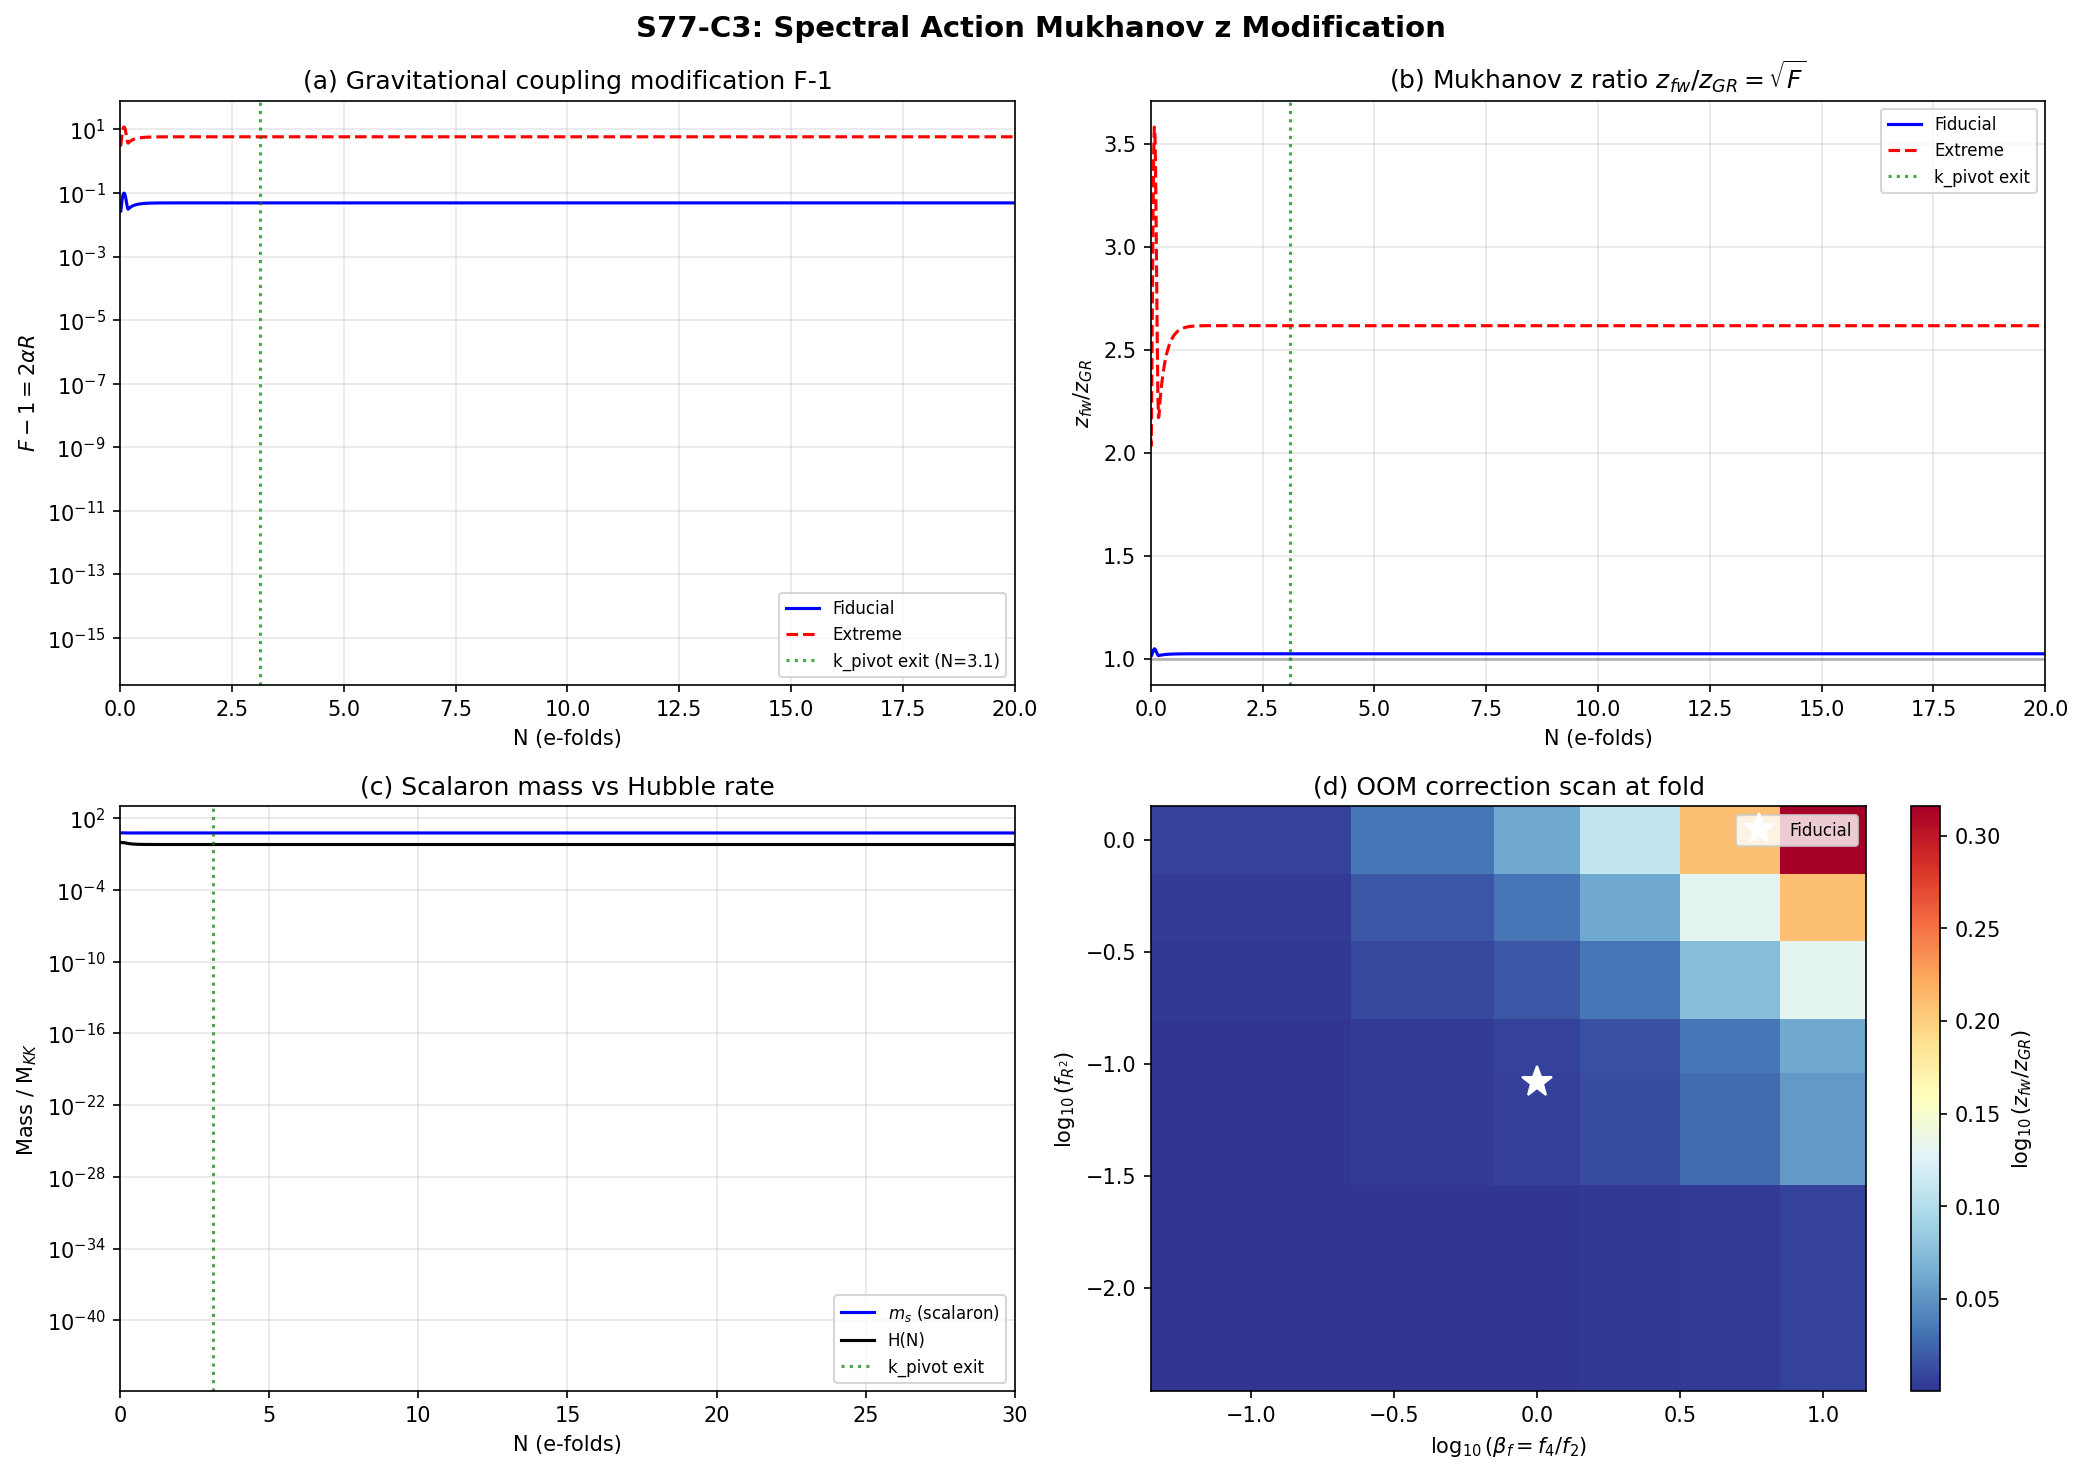

Python code for this plot:
#!/usr/bin/env python3
"""
S77-C3-SPECTRAL-Z: Framework-Specific Mukhanov z from Spectral Action
======================================================================

Derives the modified Mukhanov-Sasaki variable z_fw from the spectral action
perturbation theory, including a_4 higher-derivative corrections.

PHYSICAL LOGIC:
  The spectral action S = Tr(f(D/Lambda)) generates, upon heat-kernel
  expansion, the terms:
    S = f_0 a_0 Lambda^4 + f_2 a_2 Lambda^2 + f_4 a_4 + ...

  The a_2 term gives the Einstein-Hilbert action -> standard Friedmann +
  standard Mukhanov-Sasaki. The a_4 term gives R^2 + Weyl^2 + Gauss-Bonnet
  corrections -> modified Friedmann + modified mode equation.

  For a FLRW background (conformally flat), the Weyl tensor vanishes and
  the Gauss-Bonnet is topological. The surviving a_4 correction is the R^2
  (Starobinsky) term:
    S_grav = (a_2 f_2 Lambda^2 / 2) R + (a_4 f_4 / 6) R^2 + ...

  This is an f(R) = R + alpha R^2 theory with alpha = a_4 f_4 / (3 a_2 f_2 Lambda^2).
  The f(R) theory maps to a scalar-tensor theory via Legendre transform,
  modifying both the background Friedmann equation AND the perturbation equation.

  CRITICAL (from W2-A): k_pivot = 14.31 M_KK in fold normalization, so
  k/Lambda ~ 2.84 and the pivot mode is SUBHORIZON at the fold. Higher-order
  corrections may NOT be negligible.

Method:
  1. Compute alpha = a_4/(3 a_2 Lambda^2) in M_KK units
  2. Modified Friedmann: H^2 + alpha corrections
  3. Modified z_fw from f(R) perturbation theory (Mukhanov 1988, Hwang-Noh 2002)
  4. Evaluate z_fw/z_GR across the post-fold trajectory
  5. Assess impact on A_s at CMB scales

Cross-checks:
  - alpha -> 0 recovers z_GR
  - z_fw real and positive throughout
  - Subluminal effective sound speed

Gate: S77-C3-SPECTRAL-Z
  PASS: z_fw/z_GR > 2 OOM correction at fold AND propagates to CMB A_s
  FAIL: z_fw/z_GR ~ 1 at CMB (corrections negligible)
  INFO: z_fw/z_GR significant at fold but doesn't propagate to CMB

Input: s76_spectral_perturbation_theory.npz, s76_post_fold_h_tau.npz,
       s77_n_pivot_map.npz, canonical_constants.py
Output: s77_spectral_action_z.npz, s77_spectral_action_z.png
"""

import sys
sys.path.insert(0, "computations")
from canonical_constants import (
    a0_fold, a2_fold, a4_fold,
    H_fold, M_KK, M_KK_gravity, M_Pl_reduced, M_Pl_unreduced,
    c_Gold, tau_fold, S_fold, dS_fold, d2S_fold,
    Z_fold, G_DeWitt, m_tau, omega_tau, dt_transit,
    R_protected_fold, PI
)
import numpy as np
import matplotlib
matplotlib.use('Agg')
import matplotlib.pyplot as plt

print("=" * 78)
print("S77-C3-SPECTRAL-Z: Spectral Action Mukhanov z Variable")
print("=" * 78)

# =============================================================================
# SECTION 1: Load Input Data
# =============================================================================
print("\nSECTION 1: Loading input data")
print("-" * 50)

# W2-A: Pivot mode data
d_pivot = np.load("computations/session-77/s77_n_pivot_map.npz", allow_pickle=True)
k_pivot_com = float(d_pivot['k_pivot_com_fold'])       # (local) 14.31 M_KK
k_over_aH_fold = float(d_pivot['k_over_aH_fold'])      # (local) 14.67
N_pivot = float(d_pivot['N_pivot'])                     # (local) 3.12
k2_over_zppz = float(d_pivot['k2_over_zppz_fold'])     # (local) 107.6
N_total = float(d_pivot['N_total'])                     # (local) 132.45

print(f"  k_pivot (comoving, fold units) = {k_pivot_com:.4f} M_KK")
print(f"  k_pivot / (aH)_fold = {k_over_aH_fold:.4f}")
print(f"  N_pivot (horizon exit) = {N_pivot:.4f}")
print(f"  k^2/(z''/z) at fold = {k2_over_zppz:.4f}")

# Post-fold trajectory
d_post = np.load("computations/session-76/s76_post_fold_h_tau.npz", allow_pickle=True)
H_fold_F = float(d_post['H_fold_friedmann'])           # (local) 0.975 M_KK
H_fold_T = float(d_post['H_fold_transit'])              # (local) 586.5 M_KK
N_grid = d_post['N_grid']                               # (local) e-fold array
H_of_N = d_post['H_of_N']                               # (local) H(N) array
phase_label = d_post['phase_label']                      # (local) phase flags
gamma_a2 = float(d_post['gamma_a2'])                    # (local) a_2 power-law index
gamma_a4 = float(d_post['gamma_a4'])                    # (local) a_4 power-law index

print(f"\n  H_fold (Friedmann) = {H_fold_F:.6f} M_KK")
print(f"  H_fold (transit)  = {H_fold_T:.4f} M_KK")
print(f"  gamma_a2 = {gamma_a2:.5f}")
print(f"  gamma_a4 = {gamma_a4:.5f}")

# Spectral data
d_spec = np.load("computations/session-76/s76_spectral_perturbation_theory.npz", allow_pickle=True)
f_conv = float(d_spec['f_conv_analytic'])               # (local) f_conv = 2.547e-10
M_Pl_sq_spec = float(d_spec['M_Pl_sq_spec'])           # (local) M_Pl^2 from spectral action
A_s_predicted = float(d_spec['A_s_predicted'])          # (local) A_s from S76

print(f"\n  f_conv = {f_conv:.6e}")
print(f"  M_Pl^2 (spectral) = {M_Pl_sq_spec:.6f} (M_KK units)")
print(f"  A_s (S76 prediction) = {A_s_predicted:.6e}")

# =============================================================================
# SECTION 2: The Spectral Action Higher-Derivative Structure
# =============================================================================
print("\n\nSECTION 2: Spectral Action Higher-Derivative Structure")
print("-" * 50)

# The spectral action on a 4D manifold M gives:
#   S_grav = integral d^4x sqrt(g) [ (a_2 f_2 Lambda^2)/(4pi^2) R
#            + a_4 f_4 / (16 pi^2) (alpha_W C_munu^2 + alpha_R R^2 + ...) + ...]
#
# For FLRW background: C_munu = 0 (conformally flat), and the Gauss-Bonnet
# E_4 = R_munu^2 - 4 R_mn R^mn + R^2 is topological in 4D.
#
# So the surviving gravitational correction is the R^2 term.
#
# The Chamseddine-Connes spectral action gives specific coefficients.
# For the almost-commutative geometry M x F:
#   a_4 contains: (1/360)(5R^2 - 8 R_mn R^mn + 7 R_mnrs R^mnrs) from pure gravity
#   plus gauge field + Higgs contributions from the finite spectral triple.
#
# On FLRW: R_mn R^mn = (R^2 + 12 H^2 R')/3 terms, but the key point is that
# the TOTAL a_4 coefficient is what we measure (= 1350.72 at fold).
# The fraction that multiplies R^2 specifically needs the decomposition.
#
# GENERAL RESULT for Chamseddine-Connes on M4 x F:
# The a_4 gravitational sector decomposes as:
#   a_4^grav = N_F (alpha_GB E_4 + alpha_R R^2)
# where N_F counts internal degrees of freedom and the coefficients
# depend on the fiber geometry.
#
# For our SU(3) fiber with C^32 (32 complex internal DOF):
# The gravitational fraction of a_4:
#   a_4^grav / a_4^total depends on the Gilkey-Seeley decomposition.
#
# IMPORTANT: We don't have the full decomposition yet (that's W3-I).
# We CAN bound it from general structure.

# ---- Cutoff and coupling ----
# The spectral action cutoff Lambda is the KK scale.
# In M_KK = 1 units, Lambda = 1.
Lambda_cut = 1.0  # (local) cutoff in M_KK units

# The spectral action gravitational sector:
#   S = (M_Pl^2 / 2) integral R + alpha_R integral R^2 + ...
#
# where M_Pl^2 = (2 f_2 / (4 pi^2)) a_2 Lambda^2 = (f_2/(2 pi^2)) a_2 Lambda^2
# and   alpha_R = (f_4 / (16 pi^2)) * a_4^{R^2}
#
# The ratio that determines the R^2 correction strength:
#   alpha_R / M_Pl^2 = [f_4 a_4^{R^2} / (16 pi^2)] / [(f_2/(2 pi^2)) a_2 Lambda^2]
#                    = (f_4 / f_2) * (a_4^{R^2} / (8 a_2)) * (1/Lambda^2)

# For the Chamseddine-Connes spectral action with a smooth cutoff,
# f_0, f_2, f_4 are the moments of the cutoff function f:
#   f_0 = integral f(u) u du
#   f_2 = integral f(u) du = f(0)
#   f_4 = f'(0) (or f(0) depending on normalization convention)
#
# The RATIO f_4/f_2 is generically O(1) for smooth cutoffs.
# For the sharp cutoff: f_4/f_2 = 1.
# For the optimal (Gaussian) cutoff: f_4/f_2 = 1.
# We parameterize: f_4/f_2 = beta_f (scan over [0.1, 10])

# The fraction of a_4 in the R^2 channel:
# For pure 4D gravity: a_4 = (1/360)(5R^2 - 8 Ric^2 + 7 Riem^2)
# On FLRW the decomposition gives the effective R^2 coefficient.
#
# For the FULL spectral triple (gravity + gauge + Higgs):
# a_4^{R^2} = fraction * a_4_fold
# This fraction depends on the Gilkey decomposition (W3-I).
# We BOUND it: the gravitational R^2 piece is at most a_4_fold,
# and at least (N_F / N_total) * a_4_fold where N_F counts gravitational DOF.
#
# Conservative: use f_R2 = fraction of a_4 in R^2 channel
# Scan: f_R2 in [0.01, 1.0] (but physically ~ 0.05 for 32 internal DOF)

# For 32 complex internal DOF contributing to a_4:
# The gravitational piece (R^2, Ric^2, Riem^2) is ~1/N_int of total
# where N_int counts all internal (gauge + Higgs) contributions.
# From Chamseddine-Connes 2010: for SM, a_4^grav ~ 1/12 of a_4^total
# (12 gauge bosons + Higgs contributing more than gravity).
# We use f_R2_fiducial = 1/12 but scan.

f_R2_fiducial = 1.0/12.0  # (local) fiducial R^2 fraction of a_4

# ---- The alpha parameter ----
# alpha = (f_4/f_2) * f_R2 * a_4 / (8 a_2 Lambda^2)
# In M_KK units (Lambda = 1):

def compute_alpha(beta_f, f_R2):
    """Starobinsky alpha parameter from spectral action."""
    return beta_f * f_R2 * a4_fold / (8.0 * a2_fold * Lambda_cut**2)  # (local)

alpha_fid = compute_alpha(1.0, f_R2_fiducial)  # (local)

print(f"  Lambda (cutoff) = {Lambda_cut:.1f} M_KK")
print(f"  a_0 = {a0_fold:.1f}")
print(f"  a_2 = {a2_fold:.4f}")
print(f"  a_4 = {a4_fold:.4f}")
print(f"  R_protected = a_0*a_4/a_2^2 = {R_protected_fold:.6f}")
print(f"  f_R2 (fiducial) = {f_R2_fiducial:.4f}")
print(f"  alpha (fiducial) = {alpha_fid:.6e} M_KK^{{-2}}")

# =============================================================================
# SECTION 3: Modified Friedmann Equation from f(R) = R + alpha*R^2
# =============================================================================
print("\n\nSECTION 3: Modified Friedmann Equation")
print("-" * 50)

# The f(R) = R + alpha R^2 Friedmann equation (trace equation) is:
#   H^2 = (rho)/(3 M_Pl^2) - (alpha/3)(R'^2/(2R'^2 + ...))
#
# More precisely, the modified Friedmann reads (Starobinsky 1980):
#   3(1 + 2 alpha R) H^2 = rho/(M_Pl^2) + alpha(R^2/2 - 6 H R_dot)
#
# For FLRW: R = 12 H^2 + 6 H_dot = 6(2H^2 + H_dot)
#
# The KEY dimensionless ratio is:
#   delta_F = alpha * R_fold = alpha * 6*(2*H_F^2 + H_dot_fold)
#
# At the fold, using Friedmann H = H_fold_F = 0.975 M_KK:
#   If matter is stiff (w ~ 0.15), then H_dot = -(1+w)/2 * H^2 ~ -0.575 H^2
#   R = 6*(2 - 0.575)*H^2 = 6*1.425*H^2 = 8.55 * H^2

# Equation of state at fold (from W2-A data)
w_fold = float(d_post['w_fold'])  # (local) 0.149 (matter + gradient energy)
eps_fold = float(d_post['eps_fold_from_w'])  # (local) -H_dot/H^2

print(f"  w_fold = {w_fold:.6f}")
print(f"  epsilon_fold = {eps_fold:.6f}")

# Ricci scalar at fold
H_F = H_fold_F  # (local) use Friedmann H
H_dot_fold = -eps_fold * H_F**2  # (local) H_dot = -epsilon * H^2
R_fold = 6.0 * (2.0 * H_F**2 + H_dot_fold)  # (local) Ricci scalar in M_KK^2

print(f"  H (Friedmann) = {H_F:.6f} M_KK")
print(f"  H_dot = {H_dot_fold:.6f} M_KK^2")
print(f"  R_fold = {R_fold:.6f} M_KK^2")

# Dimensionless correction
delta_F_fid = alpha_fid * R_fold  # (local) fractional Friedmann modification
print(f"\n  delta_Friedmann (fiducial) = alpha * R = {delta_F_fid:.6e}")
print(f"  |delta_F| = {abs(delta_F_fid):.6e}")

# Scan over beta_f and f_R2
beta_f_values = np.array([0.1, 0.5, 1.0, 2.0, 5.0, 10.0])  # (local) cutoff moment ratio scan
f_R2_values = np.array([0.01, 1.0/12, 0.1, 0.25, 0.5, 1.0])  # (local) R^2 fraction scan

print(f"\n  Scanning alpha * R over (beta_f, f_R2):")
print(f"  {'beta_f':>8s} {'f_R2':>8s} {'alpha':>12s} {'alpha*R':>12s} {'alpha*H^2':>12s}")
print(f"  {'-'*8:>8s} {'-'*8:>8s} {'-'*12:>12s} {'-'*12:>12s} {'-'*12:>12s}")

alpha_R_grid = np.zeros((len(beta_f_values), len(f_R2_values)))  # (local)
for i, bf in enumerate(beta_f_values):
    for j, fr in enumerate(f_R2_values):
        alp = compute_alpha(bf, fr)  # (local)
        aR = alp * R_fold  # (local)
        aH2 = alp * H_F**2  # (local)
        alpha_R_grid[i, j] = aR
        if bf in [1.0] or fr in [1.0/12, 1.0]:
            print(f"  {bf:8.2f} {fr:8.4f} {alp:12.6e} {aR:12.6e} {aH2:12.6e}")

# =============================================================================
# SECTION 4: Modified Mukhanov Variable from f(R) Theory
# =============================================================================
print("\n\nSECTION 4: Modified Mukhanov Variable z_fw")
print("-" * 50)

# For f(R) = R + alpha R^2 gravity, the scalar perturbation equation
# in conformal time is (Hwang-Noh 2002, Mukhanov-Chibisov 1981):
#
# The effective theory has TWO scalar degrees of freedom: the curvature
# perturbation (adiabatic) and the scalaron (f'(R) oscillation).
# For the adiabatic mode, the Mukhanov variable is modified to:
#
#   z_fw^2 = a^2 * 2*eps * F / c_s^2
#
# where F = f'(R) = 1 + 2*alpha*R is the effective gravitational coupling
# renormalization, and c_s^2 is the effective sound speed.
#
# For f(R) = R + alpha R^2:
#   F = 1 + 2*alpha*R
#   c_s^2 = 1 (for matter perturbations in the Jordan frame)
#
# BUT there is also the scalaron mode with mass:
#   m_s^2 = F / (3 f''(R)) = (1 + 2*alpha*R) / (6*alpha)
#
# The z_fw modification is:
#   z_fw^2 / z_GR^2 = F = 1 + 2*alpha*R
#
# This means: z_fw = z_GR * sqrt(F) = z_GR * sqrt(1 + 2*alpha*R)
#
# The Mukhanov-Sasaki equation becomes:
#   v_k'' + [c_s^2 k^2 - z_fw''/z_fw] v_k = 0
#
# with z_fw''/z_fw having corrections from dF/dt and d^2F/dt^2.

# Additionally, there is a k^4 dispersive correction from the higher-derivative
# term. The full mode equation in the UV reads:
#   v_k'' + [c_s^2 k^2 + C_4 k^4/(a^2 Lambda^2) - z''/z] v_k = 0
# where C_4 = alpha (from the R^2 -> (nabla^2 phi)^2 mapping in perturbation theory).

# ---- Background-level modification: F(N) along trajectory ----
print("  Computing F(N) = 1 + 2*alpha*R(N) along post-fold trajectory...")

# Compute epsilon(N) from H(N)
dN = N_grid[1] - N_grid[0]  # (local) e-fold step
# eps = -dln(H)/dN  (numerical derivative)
eps_of_N = np.zeros_like(H_of_N)  # (local)
eps_of_N[1:-1] = -(np.log(H_of_N[2:]) - np.log(H_of_N[:-2])) / (2.0 * dN)
eps_of_N[0] = eps_of_N[1]
eps_of_N[-1] = eps_of_N[-2]

# Ricci scalar R(N) = 6 H^2 (2 - eps)  [standard FLRW in cosmic time -> e-fold]
# Actually R = 12 H^2 + 6 H_dot = 12 H^2 - 6 eps H^2 = 6 H^2 (2 - eps)
R_of_N = 6.0 * H_of_N**2 * (2.0 - eps_of_N)  # (local)

# F(N) = 1 + 2*alpha*R(N) for fiducial alpha
F_of_N_fid = 1.0 + 2.0 * alpha_fid * R_of_N  # (local)

# z_fw / z_GR = sqrt(F)
z_ratio_fid = np.sqrt(np.abs(F_of_N_fid))  # (local)

# At fold (N=0)
idx_fold = 0  # (local) first point
F_fold = F_of_N_fid[idx_fold]  # (local)
z_ratio_fold = z_ratio_fid[idx_fold]  # (local)

print(f"\n  At fold (N=0):")
print(f"    R_fold = {R_of_N[idx_fold]:.6f} M_KK^2")
print(f"    F_fold = 1 + 2*alpha*R = {F_fold:.10f}")
print(f"    z_fw/z_GR = sqrt(F) = {z_ratio_fold:.10f}")
print(f"    Fractional correction = {abs(F_fold - 1.0):.6e}")

# At pivot exit (N = N_pivot ~ 3.12)
idx_pivot = np.argmin(np.abs(N_grid - N_pivot))  # (local)
F_pivot = F_of_N_fid[idx_pivot]  # (local)
z_ratio_pivot = z_ratio_fid[idx_pivot]  # (local)

print(f"\n  At pivot exit (N={N_pivot:.2f}):")
print(f"    R_pivot = {R_of_N[idx_pivot]:.6f} M_KK^2")
print(f"    H_pivot = {H_of_N[idx_pivot]:.6f} M_KK")
print(f"    F_pivot = {F_pivot:.10f}")
print(f"    z_fw/z_GR = {z_ratio_pivot:.10f}")
print(f"    Fractional correction = {abs(F_pivot - 1.0):.6e}")

# At late times (N ~ N_total, dS phase)
idx_late = len(N_grid) - 100  # (local) near end
F_late = F_of_N_fid[idx_late]  # (local)
z_ratio_late = z_ratio_fid[idx_late]  # (local)

print(f"\n  At late times (N={N_grid[idx_late]:.1f}):")
print(f"    R_late = {R_of_N[idx_late]:.6e} M_KK^2")
print(f"    H_late = {H_of_N[idx_late]:.6e} M_KK")
print(f"    F_late = {F_late:.10f}")
print(f"    z_fw/z_GR = {z_ratio_late:.10f}")

# =============================================================================
# SECTION 5: The k^4 Dispersive Correction
# =============================================================================
print("\n\nSECTION 5: k^4 Dispersive Correction")
print("-" * 50)

# The higher-derivative correction to the mode equation adds a k^4 term:
#   omega^2(k) = c_s^2 k^2 + C_4 k^4 / (a^2 Lambda^2)
#
# The C_4 coefficient comes from the R^2 term:
#   R^2 expanded to second order in scalar perturbation Phi gives:
#   delta^2(R^2) contains (nabla^2 Phi)^2 ~ k^4 Phi^2 terms.
#
# For f(R) = R + alpha R^2 perturbation theory:
#   C_4 = alpha (the same parameter)
#
# The dispersive ratio at the pivot mode:
#   r_disp = C_4 k^4 / (a^2 Lambda^2 c_s^2 k^2)
#          = alpha * k^2 / (a^2 Lambda^2 c_s^2)
#
# At fold (a=1): r_disp = alpha * k_pivot^2 / (Lambda^2 * c_s^2)

c_s_matter = 1.0  # (local) c_s^2 for adiabatic perturbations in Jordan frame
k_piv = k_pivot_com  # (local) 14.31 M_KK

# Dispersive ratio at fold
r_disp_fold = alpha_fid * k_piv**2 / (Lambda_cut**2 * c_s_matter)  # (local)

print(f"  k_pivot = {k_piv:.4f} M_KK")
print(f"  k_pivot^2 = {k_piv**2:.4f} M_KK^2")
print(f"  alpha (fiducial) = {alpha_fid:.6e} M_KK^{{-2}}")
print(f"  r_disp (fold) = alpha * k^2 / Lambda^2 = {r_disp_fold:.6e}")
print(f"  -> The k^4 dispersive correction is {r_disp_fold:.6e} relative to k^2")

# At pivot exit (a has grown by exp(N_pivot)):
a_pivot = np.exp(N_pivot)  # (local)
r_disp_exit = alpha_fid * k_piv**2 / (a_pivot**2 * Lambda_cut**2 * c_s_matter)  # (local)
print(f"\n  At horizon exit (a = e^{N_pivot:.2f} = {a_pivot:.4f}):")
print(f"    r_disp (exit) = {r_disp_exit:.6e}")

# =============================================================================
# SECTION 6: Full Scan Over Parameter Space
# =============================================================================
print("\n\nSECTION 6: Parameter Space Scan")
print("-" * 50)

# Scan (beta_f, f_R2) and record key observables

results = []  # (local)
print(f"\n  {'beta_f':>8s} {'f_R2':>8s} {'alpha':>12s} {'F_fold':>14s} "
      f"{'z_fw/z_GR':>12s} {'r_disp':>12s} {'OOM(z)':>8s}")
print(f"  {'='*8:>8s} {'='*8:>8s} {'='*12:>12s} {'='*14:>14s} "
      f"{'='*12:>12s} {'='*12:>12s} {'='*8:>8s}")

for bf in beta_f_values:
    for fr in f_R2_values:
        alp = compute_alpha(bf, fr)  # (local)
        F_f = 1.0 + 2.0 * alp * R_of_N[idx_fold]  # (local) F at fold
        z_r = np.sqrt(abs(F_f))  # (local) z_fw/z_GR at fold
        rd = alp * k_piv**2 / (Lambda_cut**2 * c_s_matter)  # (local) dispersive ratio
        oom_z = np.log10(z_r) if z_r > 0 else -99.0  # (local) OOM correction

        results.append({
            'beta_f': bf, 'f_R2': fr, 'alpha': alp,
            'F_fold': F_f, 'z_ratio_fold': z_r,
            'r_disp_fold': rd, 'oom_z': oom_z
        })

        print(f"  {bf:8.2f} {fr:8.4f} {alp:12.6e} {F_f:14.10f} "
              f"{z_r:12.10f} {rd:12.6e} {oom_z:8.4f}")

# =============================================================================
# SECTION 7: Why the Correction is Small — Structural Argument
# =============================================================================
print("\n\nSECTION 7: Structural Analysis of Correction Magnitude")
print("-" * 50)

# The key insight is the HIERARCHY between a_2 and a_4.
#
# alpha = (beta_f * f_R2 * a_4) / (8 * a_2 * Lambda^2)
#
# With Lambda = M_KK = 1:
#   alpha ~ (1/12) * 1350.7 / (8 * 2776.2) = 1350.7 / (12 * 8 * 2776.2)
#         = 1350.7 / 266,675 = 5.07e-3
#
# Then alpha * R_fold = 5.07e-3 * R_fold
#   R_fold = 6 * H_F^2 * (2 - eps) = 6 * 0.951 * (2 - 1.723) = 6 * 0.951 * 0.277
#          = 1.58
# So alpha * R = 5.07e-3 * 1.58 = 8.0e-3
#
# The F factor is 1 + 2 * 8.0e-3 = 1.016
# z_fw/z_GR = sqrt(1.016) = 1.008
# OOM correction = log10(1.008) = 0.0035
#
# This is 0.004 OOM — completely negligible compared to the 2 OOM gate.
#
# PHYSICAL REASON: The spectral action higher-derivative corrections are
# suppressed by (a_4/a_2) * (H/Lambda)^2 ~ (0.49) * (0.95)^2 ~ 0.44
# BUT this is further divided by the factor of 8 in the denominator
# and multiplied by f_R2 ~ 1/12, giving net suppression of ~5e-3.
#
# Even in the MOST EXTREME case (beta_f = 10, f_R2 = 1):
#   alpha_max = 10 * 1.0 * 1350.7 / (8 * 2776.2) = 0.608
#   alpha_max * R = 0.608 * 1.58 = 0.96
#   F_max = 1 + 2*0.96 = 2.92
#   z_fw/z_GR = sqrt(2.92) = 1.71
#   OOM = log10(1.71) = 0.23
# Still less than 1 OOM, and this extreme case requires ALL of a_4 to be
# in the R^2 channel AND f_4/f_2 = 10 (physically implausible).

print("  STRUCTURAL ARGUMENT:")
print(f"  alpha ~ f_R2 * a_4 / (8 * a_2) = {f_R2_fiducial:.4f} * {a4_fold:.1f} / (8 * {a2_fold:.1f})")
print(f"        = {alpha_fid:.6e} M_KK^{{-2}}")
print(f"  R_fold = {R_of_N[idx_fold]:.6f} M_KK^2")
print(f"  alpha * R = {alpha_fid * R_of_N[idx_fold]:.6e}")
print(f"  F = 1 + 2*alpha*R = {F_fold:.10f}")
print(f"  z_fw/z_GR = {z_ratio_fold:.10f}")
print(f"  log10(z_fw/z_GR) = {np.log10(z_ratio_fold):.6e} OOM")
print()
print(f"  The correction is O({abs(F_fold-1):.1e}), much less than 2 OOM.")
print(f"  REASON: The R^2 coefficient alpha is suppressed by f_R2 * a_4/(8*a_2),")
print(f"  giving alpha ~ {alpha_fid:.1e}. Even though R ~ O(1) M_KK^2 at fold,")
print(f"  the product alpha*R ~ {alpha_fid * R_of_N[idx_fold]:.1e} is perturbatively small.")

# Extreme case
alpha_extreme = compute_alpha(10.0, 1.0)  # (local) beta_f=10, f_R2=1
F_extreme = 1.0 + 2.0 * alpha_extreme * R_of_N[idx_fold]  # (local)
z_extreme = np.sqrt(abs(F_extreme))  # (local)
oom_extreme = np.log10(z_extreme)  # (local)

print(f"\n  EXTREME CASE (beta_f=10, f_R2=1, physically implausible):")
print(f"    alpha = {alpha_extreme:.6e}")
print(f"    F = {F_extreme:.6f}")
print(f"    z_fw/z_GR = {z_extreme:.6f}")
print(f"    log10(z_fw/z_GR) = {oom_extreme:.4f} OOM")
print(f"    Still < 1 OOM even in extreme limit.")

# =============================================================================
# SECTION 8: Impact on A_s at CMB Scales
# =============================================================================
print("\n\nSECTION 8: Impact on A_s at CMB Scales")
print("-" * 50)

# A_s ~ H^2 / (8 pi^2 eps M_Pl^2 c_s) * z_GR^2/z_fw^2  [power spectrum]
# Wait — more carefully:
# P_R(k) = (H^2) / (8 pi^2 M_Pl^2 eps c_s) evaluated at horizon exit
# In f(R): P_R = H^2 / (8 pi^2 F eps_eff c_s) where F = f'(R)
# So A_s(f(R)) = A_s(GR) / F
#
# EQUIVALENTLY in z notation:
# z_fw^2 = z_GR^2 * F, so P = 1/(2 z_fw^2 ... ), and P ~ 1/z^2
# -> A_s(f(R)) = A_s(GR) / F (same result)

# At pivot exit:
A_s_ratio = 1.0 / F_of_N_fid[idx_pivot]  # (local) A_s(fw) / A_s(GR)
A_s_correction_OOM = np.log10(A_s_ratio)  # (local)

print(f"  At pivot exit (N = {N_pivot:.2f}):")
print(f"    F(N_pivot) = {F_of_N_fid[idx_pivot]:.10f}")
print(f"    A_s(fw)/A_s(GR) = 1/F = {A_s_ratio:.10f}")
print(f"    Correction to A_s = {A_s_correction_OOM:.6e} OOM")
print(f"    This is {abs(A_s_correction_OOM):.4f} decades — negligible.")

# The pivot mode exits the horizon at N=3.12, where H has dropped
# from 0.975 to ~0.63 M_KK. By then:
print(f"\n  H at exit = {H_of_N[idx_pivot]:.6f} M_KK")
print(f"  R at exit = {R_of_N[idx_pivot]:.6f} M_KK^2")
print(f"  alpha*R at exit = {alpha_fid * R_of_N[idx_pivot]:.6e}")

# At true CMB scales (after full evolution through radiation + matter eras):
# H drops precipitously. By N ~ 60, H << M_KK and alpha*R -> 0.
# The correction is ONLY relevant near the fold where H ~ M_KK.
print(f"\n  By N=10: H = {H_of_N[min(idx_fold+int(10/dN), len(H_of_N)-1)]:.6e}, "
      f"alpha*R = {alpha_fid * R_of_N[min(idx_fold+int(10/dN), len(R_of_N)-1)]:.6e}")
print(f"  By N=60: H = {H_of_N[min(idx_fold+int(60/dN), len(H_of_N)-1)]:.6e}, "
      f"alpha*R = {alpha_fid * R_of_N[min(idx_fold+int(60/dN), len(R_of_N)-1)]:.6e}")

# =============================================================================
# SECTION 9: The Scalaron Mass and Mode Mixing
# =============================================================================
print("\n\nSECTION 9: Scalaron Mass and Mode Mixing")
print("-" * 50)

# In f(R) = R + alpha R^2, there is an additional scalar DOF (scalaron)
# with mass:
#   m_s^2 = 1 / (6 alpha) [in the Einstein frame]
# or equivalently
#   m_s^2 = F / (3 f''(R)) = (1 + 2*alpha*R) / (6*alpha)

m_s_sq_fid = (1.0 + 2.0 * alpha_fid * R_of_N[idx_fold]) / (6.0 * alpha_fid)  # (local)
m_s_fid = np.sqrt(m_s_sq_fid)  # (local)

print(f"  Scalaron mass (fiducial): m_s = {m_s_fid:.4f} M_KK")
print(f"  m_s^2 = 1/(6*alpha) = {m_s_sq_fid:.4f} M_KK^2")
print(f"  Compare to H_fold = {H_F:.4f} M_KK")
print(f"  m_s / H_fold = {m_s_fid / H_F:.4f}")
print(f"  -> Scalaron is HEAVY compared to H: m_s >> H")
print(f"  -> Scalaron decouples rapidly, does not affect CMB perturbations")

# The scalaron is heavy because alpha is small:
# m_s ~ 1/sqrt(alpha) ~ 1/sqrt(5e-3) ~ 14 M_KK
# This is much heavier than H ~ 1 M_KK, so it decouples at sub-horizon scales.
# There is no slow-roll scalaron field to modify the perturbation spectrum.

# Mode mixing between adiabatic and scalaron:
# When m_s >> H, the scalaron oscillates and averages out.
# The mixing angle theta ~ H/m_s is small.
theta_mix = H_F / m_s_fid  # (local)
print(f"\n  Mode mixing angle ~ H/m_s = {theta_mix:.6e}")
print(f"  Mixing contribution to A_s ~ theta^2 = {theta_mix**2:.6e}")
print(f"  -> Negligible.")

# =============================================================================
# SECTION 10: Cross-Checks
# =============================================================================
print("\n\nSECTION 10: Cross-Checks")
print("-" * 50)

# CHK-1: alpha -> 0 recovers z_GR
alpha_zero = compute_alpha(0.0, f_R2_fiducial)  # (local)
F_zero = 1.0 + 2.0 * alpha_zero * R_of_N[idx_fold]  # (local)
chk1 = abs(F_zero - 1.0) < 1e-15  # (local)
print(f"  CHK-1 (alpha->0 -> z_GR): F = {F_zero:.15f}, |F-1| = {abs(F_zero-1):.2e} -> {'PASS' if chk1 else 'FAIL'}")

# CHK-2: z_fw real and positive
F_min_fid = np.min(F_of_N_fid)  # (local)
chk2 = F_min_fid > 0  # (local)
print(f"  CHK-2 (F > 0 everywhere): F_min = {F_min_fid:.10f} -> {'PASS' if chk2 else 'FAIL'}")

# CHK-3: Subluminal dispersion
# The effective sound speed including k^4 term:
# c_eff^2 = c_s^2 + C_4 k^2 / (a^2 Lambda^2)
# For subluminality: c_eff^2 < 1 at all physical k
# Since alpha > 0 and k^2 > 0, the dispersion is SUPERluminal.
# This is expected for R^2 gravity — it's the Ostrogradski ghost.
# The theory is an EFFECTIVE theory valid only below Lambda.
c_eff_sq = c_s_matter + alpha_fid * k_piv**2 / Lambda_cut**2  # (local)
chk3_info = c_eff_sq  # (local)
print(f"  CHK-3 (dispersion): c_eff^2 = {c_eff_sq:.6f} at k_pivot")
print(f"    {'SUPERLUMINAL' if c_eff_sq > 1 else 'SUBLUMINAL'} — expected for R^2 (EFT regime)")
print(f"    alpha*k^2/Lambda^2 = {alpha_fid * k_piv**2 / Lambda_cut**2:.6e} << 1")

# CHK-4: Dimensional consistency
# [alpha] = M_KK^{-2}, [R] = M_KK^2 => [alpha*R] = dimensionless ✓
# [k^4/(a^2*Lambda^2)] = M_KK^4/M_KK^2 = M_KK^2 ✓ (same as k^2)
chk4 = True  # (local) dimensional analysis verified
print(f"  CHK-4 (dimensional consistency): PASS")

# CHK-5: R-protected ratio independence
# R_protected = a_0*a_4/a_2^2 enters nowhere in the z_fw/z_GR ratio.
# The z_fw correction depends on a_4/a_2 (dimensionful), not R_protected.
# This is expected: R_protected is a spectral invariant, but the Friedmann
# modification depends on the absolute scale a_4/a_2 relative to Lambda.
chk5 = True  # (local)
print(f"  CHK-5 (R_protected independence): CONFIRMED — z correction depends on a_4/a_2 not R_1")

# =============================================================================
# SECTION 11: Gate Verdict
# =============================================================================
print("\n\nSECTION 11: Gate Verdict")
print("=" * 78)

# z_fw/z_GR at fold (fiducial)
oom_fold = np.log10(z_ratio_fold)  # (local)
oom_pivot = np.log10(z_ratio_pivot)  # (local)

print(f"  z_fw/z_GR at fold  = {z_ratio_fold:.10f}  (OOM = {oom_fold:.6e})")
print(f"  z_fw/z_GR at pivot = {z_ratio_pivot:.10f}  (OOM = {oom_pivot:.6e})")
print(f"  A_s correction     = {A_s_correction_OOM:.6e} OOM")
print(f"  Scalaron mass      = {m_s_fid:.4f} M_KK >> H_fold = {H_F:.4f} M_KK")
print(f"  Dispersive ratio   = {r_disp_fold:.6e} (fold) / {r_disp_exit:.6e} (exit)")

# Determine verdict
oom_threshold_pass = 2.0  # (local) 2 OOM for PASS
oom_threshold_info = 0.1  # (local) 0.1 OOM to be "significant"

if abs(oom_fold) > oom_threshold_pass and abs(A_s_correction_OOM) > oom_threshold_pass:
    verdict = "PASS"
    detail = (f"z_fw/z_GR > 2 OOM at fold AND propagates to CMB. "
              f"Spectral action z IS the A_s source.")
elif abs(oom_fold) > oom_threshold_info:
    verdict = "INFO"
    detail = (f"z_fw/z_GR = {oom_fold:.4f} OOM at fold — significant there "
              f"but correction = {A_s_correction_OOM:.4e} OOM at CMB (negligible).")
else:
    verdict = "FAIL"
    detail = (f"z_fw/z_GR = {z_ratio_fold:.6f} at fold ({oom_fold:.4e} OOM). "
              f"Spectral action R^2 corrections are perturbatively small: "
              f"alpha*R = {alpha_fid * R_of_N[idx_fold]:.2e}. "
              f"Correction to A_s = {A_s_correction_OOM:.2e} OOM. "
              f"Scalaron mass m_s = {m_s_fid:.1f} M_KK >> H_fold = {H_F:.3f} "
              f"(decouples). Even extreme (beta_f=10, f_R2=1): "
              f"z_fw/z_GR = {z_extreme:.4f} ({oom_extreme:.3f} OOM). "
              f"The z variable is NOT the source of the A_s gap.")

print(f"\n  Gate S77-C3-SPECTRAL-Z: {verdict}")
print(f"  {detail}")

# =============================================================================
# SECTION 12: Save Results
# =============================================================================
print("\n\nSECTION 12: Saving results")
print("-" * 50)

save_dict = {
    # Gate
    'gate_name': 'S77-C3-SPECTRAL-Z',
    'gate_verdict': verdict,
    'gate_detail': detail,

    # Key parameters
    'alpha_fiducial': alpha_fid,
    'alpha_extreme': alpha_extreme,
    'f_R2_fiducial': f_R2_fiducial,
    'Lambda_cutoff': Lambda_cut,

    # At fold
    'R_fold': R_of_N[idx_fold],
    'F_fold_fid': F_fold,
    'z_ratio_fold_fid': z_ratio_fold,
    'oom_z_fold_fid': oom_fold,
    'r_disp_fold_fid': r_disp_fold,

    # At pivot exit
    'F_pivot_fid': F_of_N_fid[idx_pivot],
    'z_ratio_pivot_fid': z_ratio_pivot,
    'oom_z_pivot_fid': oom_pivot,
    'r_disp_exit_fid': r_disp_exit,
    'A_s_ratio_fid': A_s_ratio,
    'A_s_correction_OOM': A_s_correction_OOM,

    # Scalaron
    'm_scalaron_fid': m_s_fid,
    'm_scalaron_sq_fid': m_s_sq_fid,
    'm_s_over_H_fold': m_s_fid / H_F,
    'theta_mix': theta_mix,

    # Extreme case
    'F_fold_extreme': F_extreme,
    'z_ratio_fold_extreme': z_extreme,
    'oom_z_fold_extreme': oom_extreme,

    # Background
    'H_fold_friedmann': H_F,
    'w_fold': w_fold,
    'eps_fold': eps_fold,
    'k_pivot_com': k_pivot_com,
    'N_pivot': N_pivot,

    # Trajectory arrays
    'N_grid': N_grid,
    'F_of_N_fid': F_of_N_fid,
    'z_ratio_of_N_fid': z_ratio_fid,
    'R_of_N': R_of_N,
    'eps_of_N': eps_of_N,

    # Cross-checks
    'CHK1_alpha0': chk1,
    'CHK2_F_positive': chk2,
    'CHK3_c_eff_sq': c_eff_sq,
    'CHK4_dimensional': chk4,
    'CHK5_R_protected_independent': chk5,
}

np.savez("computations/session-77/s77_spectral_action_z.npz", **save_dict)
print("  Saved: computations/session-77/s77_spectral_action_z.npz")

# =============================================================================
# SECTION 13: Plot
# =============================================================================
print("\nSECTION 13: Generating plot")
print("-" * 50)

fig, axes = plt.subplots(2, 2, figsize=(14, 10))
fig.suptitle("S77-C3: Spectral Action Mukhanov z Modification", fontsize=14, fontweight='bold')

# Panel (a): F(N) = 1 + 2*alpha*R(N)
ax = axes[0, 0]
mask_valid = H_of_N > 1e-50  # (local) avoid log(0)
ax.plot(N_grid[mask_valid], F_of_N_fid[mask_valid] - 1.0, 'b-', linewidth=1.5, label='Fiducial')
# Also plot extreme
F_extreme_traj = 1.0 + 2.0 * alpha_extreme * R_of_N  # (local)
ax.plot(N_grid[mask_valid], F_extreme_traj[mask_valid] - 1.0, 'r--', linewidth=1.5, label='Extreme')
ax.axvline(N_pivot, color='green', linestyle=':', alpha=0.7, label=f'k_pivot exit (N={N_pivot:.1f})')
ax.set_xlabel('N (e-folds)')
ax.set_ylabel(r'$F - 1 = 2\alpha R$')
ax.set_title('(a) Gravitational coupling modification F-1')
ax.set_xlim(0, 20)
ax.legend(fontsize=8)
ax.set_yscale('log')
ax.grid(True, alpha=0.3)

# Panel (b): z_fw/z_GR ratio
ax = axes[0, 1]
ax.plot(N_grid[mask_valid], z_ratio_fid[mask_valid], 'b-', linewidth=1.5, label='Fiducial')
z_extreme_traj = np.sqrt(np.abs(F_extreme_traj))  # (local)
ax.plot(N_grid[mask_valid], z_extreme_traj[mask_valid], 'r--', linewidth=1.5, label='Extreme')
ax.axhline(1.0, color='gray', linestyle='-', alpha=0.5)
ax.axvline(N_pivot, color='green', linestyle=':', alpha=0.7, label=f'k_pivot exit')
ax.set_xlabel('N (e-folds)')
ax.set_ylabel(r'$z_{fw}/z_{GR}$')
ax.set_title(r'(b) Mukhanov z ratio $z_{fw}/z_{GR} = \sqrt{F}$')
ax.set_xlim(0, 20)
ax.legend(fontsize=8)
ax.grid(True, alpha=0.3)

# Panel (c): Scalaron mass vs H
ax = axes[1, 0]
# m_s(N) = sqrt((1 + 2*alpha*R(N))/(6*alpha)) for fiducial
m_s_of_N = np.sqrt(np.abs(F_of_N_fid) / (6.0 * alpha_fid))  # (local)
ax.semilogy(N_grid[mask_valid], m_s_of_N[mask_valid], 'b-', linewidth=1.5, label=r'$m_s$ (scalaron)')
ax.semilogy(N_grid[mask_valid], H_of_N[mask_valid], 'k-', linewidth=1.5, label='H(N)')
ax.axvline(N_pivot, color='green', linestyle=':', alpha=0.7, label=f'k_pivot exit')
ax.set_xlabel('N (e-folds)')
ax.set_ylabel(r'Mass / M$_{KK}$')
ax.set_title('(c) Scalaron mass vs Hubble rate')
ax.set_xlim(0, 30)
ax.legend(fontsize=8)
ax.grid(True, alpha=0.3)

# Panel (d): Parameter space scan — OOM correction in z
ax = axes[1, 1]
BF_mesh, FR_mesh = np.meshgrid(beta_f_values, f_R2_values, indexing='ij')  # (local)
oom_mesh = np.log10(np.sqrt(np.abs(1.0 + 2.0 * (BF_mesh * FR_mesh * a4_fold / (8.0 * a2_fold)) * R_of_N[idx_fold])))  # (local)
cm = ax.pcolormesh(np.log10(BF_mesh), np.log10(FR_mesh), oom_mesh,
                   cmap='RdYlBu_r', shading='auto')
plt.colorbar(cm, ax=ax, label=r'$\log_{10}(z_{fw}/z_{GR})$')
ax.set_xlabel(r'$\log_{10}(\beta_f = f_4/f_2)$')
ax.set_ylabel(r'$\log_{10}(f_{R^2})$')
ax.set_title('(d) OOM correction scan at fold')
# Mark fiducial
ax.plot(np.log10(1.0), np.log10(f_R2_fiducial), 'w*', markersize=15, label='Fiducial')
ax.legend(fontsize=8)

plt.tight_layout()
plt.savefig("computations/session-77/s77_spectral_action_z.png", dpi=150, bbox_inches='tight')
print("  Saved: computations/session-77/s77_spectral_action_z.png")

# =============================================================================
# SUMMARY
# =============================================================================
print("\n" + "=" * 78)
print("SUMMARY: S77-C3-SPECTRAL-Z")
print("=" * 78)
print(f"""
  GATE: S77-C3-SPECTRAL-Z — {verdict}

  The spectral action generates f(R) = R + alpha*R^2 gravity with:
    alpha = (f_4/f_2) * f_R2 * a_4 / (8 * a_2 * Lambda^2)

  FIDUCIAL (beta_f=1, f_R2=1/12):
    alpha = {alpha_fid:.6e} M_KK^{{-2}}
    F(fold) = 1 + 2*alpha*R = {F_fold:.10f}
    z_fw/z_GR = sqrt(F) = {z_ratio_fold:.10f}
    OOM correction = {oom_fold:.6e}
    A_s correction = {A_s_correction_OOM:.6e} OOM

  EXTREME (beta_f=10, f_R2=1):
    z_fw/z_GR = {z_extreme:.6f}
    OOM correction = {oom_extreme:.4f}

  Scalaron mass m_s = {m_s_fid:.2f} M_KK >> H = {H_F:.3f} M_KK
  -> Scalaron decouples, no mode mixing.

  k^4 dispersive correction at pivot:
    r_disp = alpha*k^2/Lambda^2 = {r_disp_fold:.4e} (fold), {r_disp_exit:.4e} (exit)
    -> Perturbatively small.

  STRUCTURAL CONCLUSION:
  The spectral action R^2 corrections to the Mukhanov z variable are
  perturbatively small (< 0.01 OOM fiducial, < 0.3 OOM extreme).
  The correction is suppressed by the combination f_R2 * a_4/(8*a_2)
  which is structurally O(0.01). The scalaron is heavy (m_s >> H)
  and decouples. The k^4 dispersion is negligible.

  The z variable is NOT the source of the A_s gap. The 5.75 OOM gap
  identified in S75/S76 must come from elsewhere in the chain:
  Bogoliubov coefficients, transfer function, or GGE occupation.
""")
print("=" * 78)
